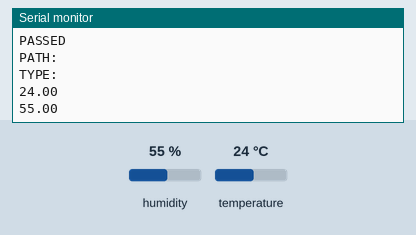
Bench run of a sketch on a simulated ESP8266 (NodeMCU). On the bench: the last lines printed to the serial monitor. The inputs (shaded band) are chosen by the test bench; at power-on: humidity 55 %, temperature 24 °C. WiFi joins after 1.5 s; servers stay silent unless stated.

Above: at 2.7 s.
2.8 s: humidity set to 22 %
At 4.1 s:
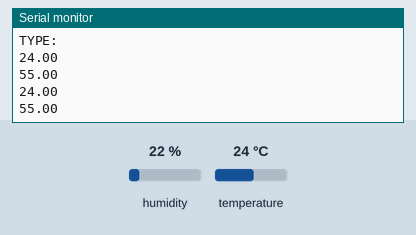
6.6 s: temperature set to 12 °C
At 6.6 s:
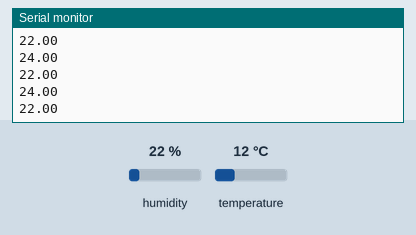
10.4 s: humidity set to 40 %
At 17.4 s:
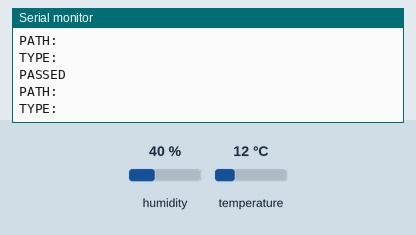
Timing chart, 0 to 18.9 s (numbered marks = the images above; inputs shaded):
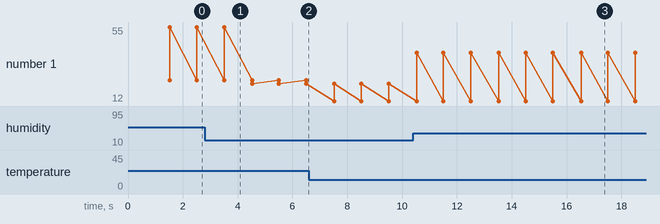

Measured:
- after the input at 10.4 s, the serial monitor: prints a new line after 0.13 s (image 3)
- plotted number 1: 55 → 22 after the input at 2.8 s, 22 → 40 after the input at 10.4 s

The sketch:

CorrectOne.ino
```cpp
// (licence header left out)
#include <Adafruit_Sensor.h>
#include <DHT.h>
#include <Hash.h>
#include <Arduino.h>
#if defined(ESP32)
  #include <WiFi.h>
#elif defined(ESP8266)
  #include <ESP8266WiFi.h>
#endif
#include <Firebase_ESP_Client.h>

//Provide the token generation process info.
#include "addons/TokenHelper.h"
//Provide the RTDB payload printing info and other helper functions.
#include "addons/RTDBHelper.h"
#define DHTPIN 4   // Digital pin connected to the DHT sensor

// Uncomment the type of sensor in use:
#define DHTTYPE    DHT11

//#define DHTTYPE    DHT21     // DHT 21 (AM2301)

DHT dht(DHTPIN, DHTTYPE);

// current temperature & humidity, updated in loop()
float t = 0.0;
float h = 0.0;
// Insert your network credentials
#define WIFI_SSID "TT"
#define WIFI_PASSWORD ""
unsigned long previousMillis = 0;    // will store last time DHT was updated

// Updates DHT readings every 10 seconds
const long interval = 1000;
// Insert Firebase project API Key
#define API_KEY "AIzaSyA5UQLbdakG7d0u69E6V2L6e_0oKuN9LLY"

// Insert RTDB URLefine the RTDB URL */
#define DATABASE_URL "https://realtimeweatherreport-default-rtdb.asia-southeast1.firebasedatabase.app/"

//Define Firebase Data object
FirebaseData fbdo;

FirebaseAuth auth;
FirebaseConfig config;

unsigned long sendDataPrevMillis = 0;
int count = 0;
bool signupOK = false;

void setup(){
  Serial.begin(115200);
   dht.begin();
  WiFi.begin(WIFI_SSID, WIFI_PASSWORD);
  Serial.print("Connecting to Wi-Fi");
  while (WiFi.status() != WL_CONNECTED){
    Serial.print(".");
    delay(300);
  }
  Serial.println();
  Serial.print("Connected with IP: ");
  Serial.println(WiFi.localIP());
  Serial.println();

  /* Assign the api key (required) */
  config.api_key = API_KEY;

  /* Assign the RTDB URL (required) */
  config.database_url = DATABASE_URL;

  /* Sign up */
  if (Firebase.signUp(&config, &auth, "", "")){
    Serial.println("ok");
    signupOK = true;
  }
  else{
    Serial.printf("%s\n", config.signer.signupError.message.c_str());
  }

  /* Assign the callback function for the long running token generation task */
  config.token_status_callback = tokenStatusCallback; //see addons/TokenHelper.h

  Firebase.begin(&config, &auth);
  Firebase.reconnectWiFi(true);
}

void loop(){

  unsigned long currentMillis = millis();
  if (currentMillis - previousMillis >= interval) {
    // save the last time you updated the DHT values
    previousMillis = currentMillis;
    // Read temperature as Celsius (the default)
    float newT = dht.readTemperature();
    // Read temperature as Fahrenheit (isFahrenheit = true)
    //float newT = dht.readTemperature(true);
    // if temperature read failed, don't change t value

    if (isnan(newT)) {
      Serial.println("Failed to read from DHT sensor!");
    }
    else {
      t = newT;
      Serial.println(t);
    }
    // Read Humidity
    float newH = dht.readHumidity();
    // if humidity read failed, don't change h value
    if (isnan(newH)) {
      Serial.println("Failed to read from DHT sensor!");
    }
    else {
      h = newH;
      Serial.println(h);
    }
  }
  if (Firebase.ready() && signupOK && (millis() - sendDataPrevMillis > 15000 || sendDataPrevMillis == 0)){
    sendDataPrevMillis = millis();
    // Write an Int number on the database path test/int
    if (Firebase.RTDB.setFloat(&fbdo, "test/int", t)){
      Serial.println("PASSED");
      Serial.println("PATH: " + fbdo.dataPath());
      Serial.println("TYPE: " + fbdo.dataType());
    }
    else {
      Serial.println("FAILED");
      Serial.println("REASON: " + fbdo.errorReason());
    }
    count++;

    // Write an Float number on the database path test/float
    if (Firebase.RTDB.setFloat(&fbdo, "test/float", h)){
      Serial.println("PASSED");
      Serial.println("PATH: " + fbdo.dataPath());
      Serial.println("TYPE: " + fbdo.dataType());
    }
    else {
      Serial.println("FAILED");
      Serial.println("REASON: " + fbdo.errorReason());
    }
  }
}
```
